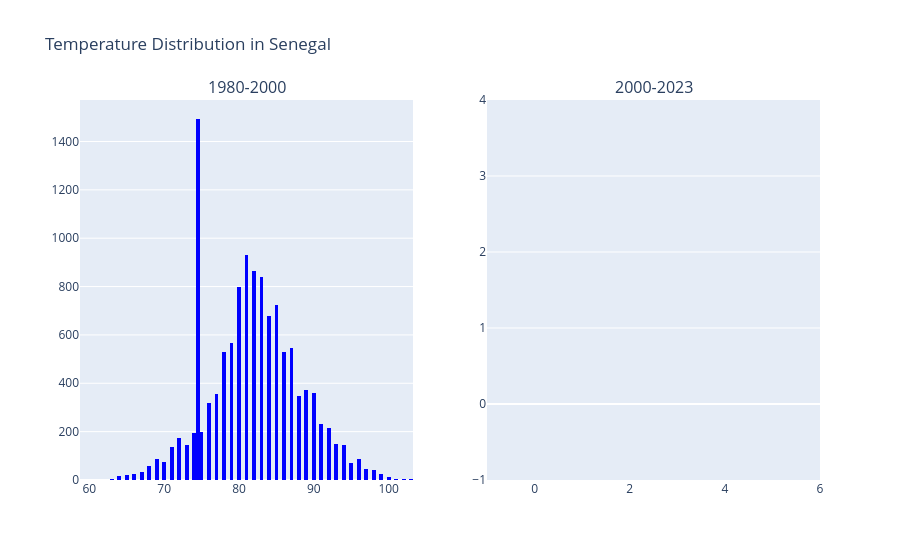

This figure's notebook cell:
### Code cell
fig_histograms = sp.make_subplots(rows=1, cols=2, subplot_titles=['1980-2000', '2000-2023'])
senegal_data_2000_2023 = df[(df['COUNTRY'] == 'Senegal') & (df['DATE'] >= '2000-01-01') & (df['DATE'] <= '2023-12-31')]
# Filter data for the specified date ranges
senegal_data_1980_2000 = df[(df['COUNTRY'] == 'Senegal') & (df['DATE'] >= '1980-01-01') & (df['DATE'] <= '2000-12-31')]
fig_histograms.add_trace(go.Histogram(x=senegal_data_1980_2000["TAVG"], name="1980-2000", marker_color="blue"), row=1, col=1)
fig_histograms.add_trace(go.Histogram(x=senegal_data_2000_2023["TAVG"], name="2000-2023", marker_color="red"), row=1, col=2)
fig_histograms.update_layout(title_text="Temperature Distribution in Senegal", barmode="overlay")
fig_histograms.show()

### Figure 1 — Plotly figure (JSON) as saved in the notebook; plotly's stock layout.template omitted (floating-point values rounded to 4 significant figures; data arrays with more than 128 entries replaced by an {"elided": "..."} marker saying what was removed)
{"data": [{"marker": {"color": "blue"}, "name": "1980-2000", "type": "histogram", "x": {"elided": "12454 float values"}, "xaxis": "x", "yaxis": "y"}, {"marker": {"color": "red"}, "name": "2000-2023", "type": "histogram", "x": [], "xaxis": "x2", "yaxis": "y2"}], "layout": {"annotations": [{"font": {"size": 16}, "showarrow": false, "text": "1980-2000", "x": 0.225, "xanchor": "center", "xref": "paper", "y": 1, "yanchor": "bottom", "yref": "paper"}, {"font": {"size": 16}, "showarrow": false, "text": "2000-2023", "x": 0.775, "xanchor": "center", "xref": "paper", "y": 1, "yanchor": "bottom", "yref": "paper"}], "barmode": "overlay", "title": {"text": "Temperature Distribution in Senegal"}, "xaxis": {"anchor": "y", "domain": [0, 0.45]}, "xaxis2": {"anchor": "y2", "domain": [0.55, 1]}, "yaxis": {"anchor": "x", "domain": [0, 1]}, "yaxis2": {"anchor": "x2", "domain": [0, 1]}}}
